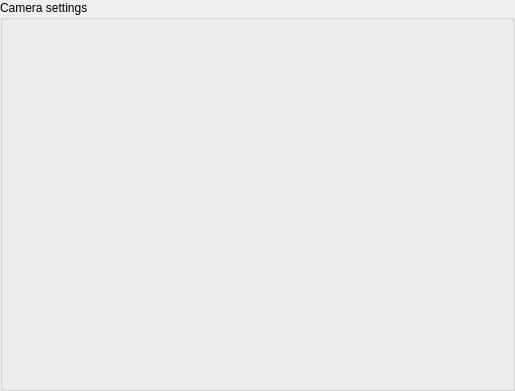
<?xml version="1.0" encoding="UTF-8"?>
<ui version="4.0">
 <class>CameraOptionsPage</class>
 <widget class="QWidget" name="CameraOptionsPage">
  <property name="geometry">
   <rect>
    <x>0</x>
    <y>0</y>
    <width>515</width>
    <height>391</height>
   </rect>
  </property>
  <property name="sizePolicy">
   <sizepolicy hsizetype="Preferred" vsizetype="Minimum">
    <horstretch>0</horstretch>
    <verstretch>0</verstretch>
   </sizepolicy>
  </property>
  <property name="minimumSize">
   <size>
    <width>445</width>
    <height>5</height>
   </size>
  </property>
  <property name="windowTitle">
   <string>Form</string>
  </property>
  <layout class="QVBoxLayout" name="verticalLayout">
   <property name="margin">
    <number>0</number>
   </property>
   <item>
    <layout class="QVBoxLayout" name="vertical_Layout">
     <item>
      <widget class="QGroupBox" name="groupBox">
       <property name="title">
        <string>Camera settings</string>
       </property>
      </widget>
     </item>
    </layout>
   </item>
  </layout>
 </widget>
 <resources/>
 <connections/>
</ui>
